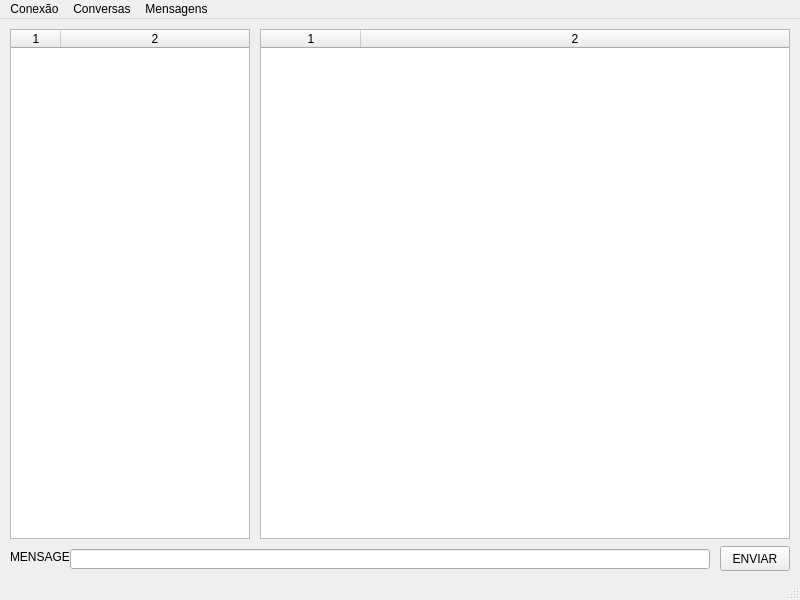
<?xml version="1.0" encoding="UTF-8"?>
<ui version="4.0">
 <class>WhatsClient</class>
 <widget class="QMainWindow" name="WhatsClient">
  <property name="geometry">
   <rect>
    <x>0</x>
    <y>0</y>
    <width>800</width>
    <height>600</height>
   </rect>
  </property>
  <property name="windowTitle">
   <string>Cliente WhatsProg</string>
  </property>
  <widget class="QWidget" name="centralWidget">
   <widget class="QLabel" name="msgLabel">
    <property name="geometry">
     <rect>
      <x>10</x>
      <y>530</y>
      <width>59</width>
      <height>16</height>
     </rect>
    </property>
    <property name="text">
     <string>MENSAGEM:</string>
    </property>
   </widget>
   <widget class="QLineEdit" name="msgEdit">
    <property name="geometry">
     <rect>
      <x>70</x>
      <y>530</y>
      <width>640</width>
      <height>20</height>
     </rect>
    </property>
   </widget>
   <widget class="QPushButton" name="enviarButton">
    <property name="geometry">
     <rect>
      <x>720</x>
      <y>527</y>
      <width>70</width>
      <height>25</height>
     </rect>
    </property>
    <property name="text">
     <string>ENVIAR</string>
    </property>
   </widget>
   <widget class="QTableWidget" name="conversasTable">
    <property name="geometry">
     <rect>
      <x>10</x>
      <y>10</y>
      <width>240</width>
      <height>510</height>
     </rect>
    </property>
    <property name="horizontalScrollBarPolicy">
     <enum>Qt::ScrollBarAlwaysOff</enum>
    </property>
    <property name="sizeAdjustPolicy">
     <enum>QAbstractScrollArea::AdjustToContents</enum>
    </property>
    <property name="editTriggers">
     <set>QAbstractItemView::NoEditTriggers</set>
    </property>
    <property name="tabKeyNavigation">
     <bool>false</bool>
    </property>
    <property name="alternatingRowColors">
     <bool>true</bool>
    </property>
    <property name="selectionMode">
     <enum>QAbstractItemView::NoSelection</enum>
    </property>
    <property name="selectionBehavior">
     <enum>QAbstractItemView::SelectRows</enum>
    </property>
    <property name="columnCount">
     <number>2</number>
    </property>
    <attribute name="horizontalHeaderDefaultSectionSize">
     <number>50</number>
    </attribute>
    <attribute name="horizontalHeaderMinimumSectionSize">
     <number>50</number>
    </attribute>
    <attribute name="horizontalHeaderStretchLastSection">
     <bool>true</bool>
    </attribute>
    <attribute name="verticalHeaderVisible">
     <bool>false</bool>
    </attribute>
    <column/>
    <column/>
   </widget>
   <widget class="QTableWidget" name="msgsTable">
    <property name="geometry">
     <rect>
      <x>260</x>
      <y>10</y>
      <width>530</width>
      <height>510</height>
     </rect>
    </property>
    <property name="horizontalScrollBarPolicy">
     <enum>Qt::ScrollBarAlwaysOff</enum>
    </property>
    <property name="sizeAdjustPolicy">
     <enum>QAbstractScrollArea::AdjustToContents</enum>
    </property>
    <property name="editTriggers">
     <set>QAbstractItemView::NoEditTriggers</set>
    </property>
    <property name="tabKeyNavigation">
     <bool>false</bool>
    </property>
    <property name="selectionMode">
     <enum>QAbstractItemView::NoSelection</enum>
    </property>
    <property name="selectionBehavior">
     <enum>QAbstractItemView::SelectRows</enum>
    </property>
    <property name="columnCount">
     <number>2</number>
    </property>
    <attribute name="horizontalHeaderCascadingSectionResizes">
     <bool>false</bool>
    </attribute>
    <attribute name="horizontalHeaderMinimumSectionSize">
     <number>50</number>
    </attribute>
    <attribute name="horizontalHeaderStretchLastSection">
     <bool>true</bool>
    </attribute>
    <attribute name="verticalHeaderVisible">
     <bool>false</bool>
    </attribute>
    <column/>
    <column/>
   </widget>
  </widget>
  <widget class="QMenuBar" name="menuBar">
   <property name="geometry">
    <rect>
     <x>0</x>
     <y>0</y>
     <width>800</width>
     <height>21</height>
    </rect>
   </property>
   <widget class="QMenu" name="menuConex_o">
    <property name="title">
     <string>Conexão</string>
    </property>
    <addaction name="actionConectar"/>
    <addaction name="actionDesconectar"/>
    <addaction name="separator"/>
    <addaction name="actionSair"/>
   </widget>
   <widget class="QMenu" name="menuConversas">
    <property name="title">
     <string>Conversas</string>
    </property>
    <addaction name="actionNovaConv"/>
   </widget>
   <widget class="QMenu" name="menuMensagens">
    <property name="title">
     <string>Mensagens</string>
    </property>
    <addaction name="actionApagar"/>
   </widget>
   <addaction name="menuConex_o"/>
   <addaction name="menuConversas"/>
   <addaction name="menuMensagens"/>
  </widget>
  <widget class="QStatusBar" name="statusBar"/>
  <action name="actionConectar">
   <property name="text">
    <string>Conectar...</string>
   </property>
  </action>
  <action name="actionDesconectar">
   <property name="text">
    <string>Desconectar</string>
   </property>
  </action>
  <action name="actionSair">
   <property name="text">
    <string>Sair</string>
   </property>
  </action>
  <action name="actionNovaConv">
   <property name="text">
    <string>Nova Conversa...</string>
   </property>
  </action>
  <action name="actionApagar">
   <property name="text">
    <string>Apagar</string>
   </property>
  </action>
 </widget>
 <layoutdefault spacing="6" margin="11"/>
 <resources/>
 <connections/>
</ui>
